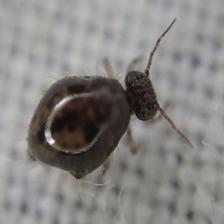
//> input picture 2A/Apprentissage/TP/small-collomboles/dataset/test/Allacma fusca/4892231596.jpg, 224 x 224 px
$ ./meanshift '../../../../Apprentissage/TP/small-collomboles/dataset/test/Allacma fusca/4892231596.jpg' 3 3 '../../../../Apprentissage/TP/small-collomboles/dataset/test/Allacma fusca/4892231596.jpg'   (built with g++ and OpenCV 4)
//> lines starting //> are read from the running program, lines starting //| are printed output that depends on the picture; after the words box and inside, x2 and y2 are one past the last pixel; in counts of white or black regions, pixels touching at a corner belong together
### 2A/Traitement_Images/projet-image/src/tp/ocv_utils.hpp
#pragma once

#include <opencv2/core.hpp>

#include <string>

/**
 * @brief Print the information about the matrix (size, channels and type).
 * @param message A message to print before the matrix info: the output is in the format "message: [RxC] ch: #channels type: CV_XXTCY"
 * @param m The matrix.
 */
void printMatInfo(const std::string& message, const cv::Mat& m);

/**
 * @brief Print the information about a matrix with the name given by variable name.
 */
#define PRINT_MAT_INFO(mat) printMatInfo(#mat, mat)

/**
 * @brief Return the matrix type in readable string format
 * @param m The matrix
 * @return A string with the matrix type in string format, e.g. "CV_8UC3"
 */
std::string getMatType(const cv::Mat& m);

### 2A/Traitement_Images/projet-image/src/tp/meanshift.cpp
#include "ocv_utils.hpp"

#include <opencv2/core.hpp>
#include <opencv2/imgcodecs.hpp>
#include <opencv2/highgui.hpp>
#include <opencv2/imgproc.hpp>
#include <opencv2/imgcodecs.hpp>
#include <iostream>

using namespace cv;
using namespace std;

/** Print usage for this implementation of meanshift algorithme.
 */
void printHelp(const string& progName) {
    cout << "Usage:\n\t " << progName << " <image_file> <hs> <hc> [<image_ground_truth>]" << endl;
}

void Criterias(Mat im, Mat ref, float res[3]) {
    // returns the precision, sensitivity and DSC of the segmentation in the res parameter
    // im and ref are the same size, of type CV_8UC1

    float TP = 0;
    float FP = 0;
    float TN = 0;
    float FN = 0;
    for (size_t i = 0; i < im.rows; i++)
        {
            for (size_t j = 0; j < im.cols; j++)
            {
                if (im.at<uchar>(i,j) == ref.at<uchar>(i,j)){
                    if(ref.at<uchar>(i,j) == 255){
                        TN++;
                    }
                    else {
                        TP++;
                    }
                }
                else {
                    if(ref.at<uchar>(i,j) == 255){
                        FP++;
                    }
                    else {
                        FN++;
                    }
                }
            }
        }

        float P = TP / ( TP + FP );
        float S = TP / ( TP + FN );
        float DSC = 2 * TP / ( 2 * TP + FP + FN );
        res[0] = P;
        res[1] = S;
        res[2] = DSC;
}

int main(int argc, char** argv) {

    // get passed arguments
    if(argc != 4 && argc != 5) {
        cout << " Incorrect number of arguments." << endl;
        printHelp(string(argv[0]));
        return EXIT_FAILURE;
    }
    const auto imageFilename = string(argv[1]);
    const string groundTruthFilename = (argc == 5) ? string(argv[4]) : string();
    const int hs = stoi(argv[2]); // spatial threshold
    const int hc = stoi(argv[3]); // color threshold

    // load image from file
    Mat m;
    m = imread(imageFilename, cv::IMREAD_COLOR);
//> m is the input picture: 224 rows x 224 cols, CV_8UC3; mean B, G, R 130.8, 132.9, 135.3

    // resize down image for efficiency
    const int down_width = 200;
    const int down_height = 200;
    resize(m, m, Size(down_width, down_height), INTER_LINEAR);
//> m: 200 rows x 200 cols, CV_8UC3
    namedWindow("Resized image", cv::WINDOW_AUTOSIZE);
    imshow("Resized image", m);

    // convert image to floats CV_32F
    m.convertTo(m,CV_32F);
//> m: 200 rows x 200 cols, CV_32FC3

    // meanshift algorithm
    const float eps = 1; // stop parameter for distance pixel - mean
    const int kmax = 50; // stop parameter, max iterations
    int k = 0; // iteration parameter
    bool arret = false; // true when stop conditions are met
    while (!arret) {
        bool existe = false;

        // iterate over pixels in image
        for (int i = 0; i < m.rows; i++) {
            for (int j = 0; j < m.cols; j++) {

                Vec3f s(0,0,0); // sum of neighboring pixels
                float nx = 0; // total of neighboring pixels

                // iterate over neighboring pixels
                for (int i_xi = max(i-hs,0); i_xi < min(hs + i,m.rows); i_xi++) {
                    for (int j_xi = max(j-hs,0); j_xi < min(hs + j, m.cols); j_xi++) {
                        if (cv::norm(m.at<Vec3f>(i_xi,j_xi) - m.at<Vec3f>(i,j)) <= hc) {
                            nx++;
                            s[0] += m.at<Vec3f>(i_xi,j_xi)[0];
                            s[1] += m.at<Vec3f>(i_xi,j_xi)[1];
                            s[2] += m.at<Vec3f>(i_xi,j_xi)[2];
                        }
                    }
                }

                // compute mean of neighboring pixels
                Vec3f mh;
                mh[0] = s[0] / nx;
                mh[1] = s[1] / nx;
                mh[2] = s[2] / nx;
                // update stop condition
                existe = (cv::norm(mh - m.at<Vec3f>(i,j)) > eps) || existe ;

                // replace current pixel by mean of neighboring pixels
                m.at<Vec3f>(i,j) = mh;

            }
        }

        // update parameters
        k++;
        arret = (k > kmax) || !existe;
    }
//> this loop made 42 passes
//> (existe, arret) on passes 1 to 12: (true, false), (true, false), (true, false), (true, false), (true, false), (true, false), (true, false), (true, false), (true, false), (true, false), (true, false), (true, false)
//> after the loop, k = 42

    // [47 lines of commented-out code are left out]

    Mat res;
    vector<int> new_shape = {m.cols * m.rows, 1};
//> new_shape = [40000, 1]
    res = m.reshape(3, new_shape);
    // now we can call kmeans(...)
    Mat bestLabels;
    Mat centers;
    kmeans(res,2,bestLabels, TermCriteria( TermCriteria::EPS+TermCriteria::COUNT, 10, 1.0), 3, KMEANS_PP_CENTERS, centers);
//> centers = [[150.3, 152.1, 152.9], [46.33, 50.34, 59.56]]
    normalize(bestLabels, res, 0, 255, cv::NORM_MINMAX);
    new_shape = {m.rows, m.cols};
//> new_shape = [200, 200]
    res = res.reshape(1,new_shape);
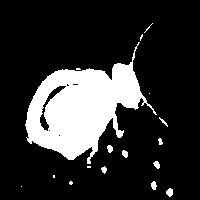
//> res: 200 rows x 200 cols, CV_32SC1; 18.9% white; 17 white regions (8 under 20 px), largest, box (x1, y1, x2, y2) and area: (25, 42, 157, 164) 7231, (166, 188, 173, 197) 46, (151, 181, 157, 190) 39
    res.convertTo(res, CV_8U);


    // show resulting segmented image using meanshift algorithm
    m.convertTo(m, CV_8U);
//> m: 200 rows x 200 cols, CV_8UC3
    namedWindow("Segmented image with MeanShift", cv::WINDOW_AUTOSIZE);
    imshow("Segmented image with MeanShift", m);

    // show resulting segmented image after using kmeans to binarize
    namedWindow("Segmented image after kmeans", cv::WINDOW_AUTOSIZE);
    imshow("Segmented image after kmeans", res);

    if(!groundTruthFilename.empty()) {
        Mat ref;
        ref = imread(groundTruthFilename, cv::IMREAD_GRAYSCALE);
//> ref: 224 rows x 224 cols, CV_8UC1; min 8, max 255, mean 133.4

        // Arrays for the criterias of the final image, with its original colors and its inverted colors
        float* tab1 = new float[3];
        float* tab2 = new float[3];

        // Criterias for the segmented image
        resize(ref, ref, Size(down_width, down_height), INTER_LINEAR);
//> ref: 200 rows x 200 cols, CV_8UC1
        Criterias(res, ref, tab1);
//> the loop in Criterias, `for (size_t i = 0; i < im.rows; i++)` made 200 passes
//> FN on passes 1 to 3: 200, 400, 600
//> after the loop in Criterias, `for (size_t i = 0; i < im.rows; i++)`: TN = 0; FN = 40000
//> in Criterias, `float P = TP / ( TP + FP );`: P = nan
//> in Criterias, `float S = TP / ( TP + FN );`: S = 0
        res = Mat::ones(res.size(),res.type()) * 255 - res;
        Criterias(res, ref, tab2);
//> the loop in Criterias (call 2), `for (size_t i = 0; i < im.rows; i++)` made 200 passes
        cout << "MeanShift" << endl;
        if (tab1[2] > tab2[2]) {
            cout << "P : " << tab1[0] << endl;
            cout << "S : " << tab1[1] << endl;
            cout << "DSC : " << tab1[2] << endl;
        }
        else {
            cout << "P : " << tab2[0] << endl;
//| P : -nan
            cout << "S : " << tab2[1] << endl;
//| S : 0
            cout << "DSC : " << tab2[2] << endl;
//| DSC : 0
        }

    }

    // wait until esc pressed
    while(cv::waitKey(1) != 27);
//> the Esc key is pressed
}
